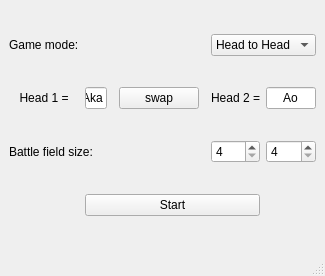
<?xml version="1.0" encoding="UTF-8"?>
<ui version="4.0">
 <class>MainWindow</class>
 <widget class="QMainWindow" name="MainWindow">
  <property name="geometry">
   <rect>
    <x>0</x>
    <y>0</y>
    <width>309</width>
    <height>276</height>
   </rect>
  </property>
  <property name="windowTitle">
   <string>Game Of 4</string>
  </property>
  <widget class="QWidget" name="centralwidget">
   <layout class="QGridLayout" name="gridLayout">
    <item row="0" column="0">
     <widget class="QLabel" name="label">
      <property name="text">
       <string>Game mode:</string>
      </property>
     </widget>
    </item>
    <item row="0" column="5" colspan="2">
     <widget class="QComboBox" name="comboBox">
      <item>
       <property name="text">
        <string>Head to Head</string>
       </property>
      </item>
      <item>
       <property name="text">
        <string>Human vs PC</string>
       </property>
      </item>
      <item>
       <property name="text">
        <string>PC vs PC</string>
       </property>
      </item>
     </widget>
    </item>
    <item row="2" column="0" colspan="2">
     <widget class="QLabel" name="label_2">
      <property name="text">
       <string>Battle field size:</string>
      </property>
     </widget>
    </item>
    <item row="2" column="5">
     <widget class="QSpinBox" name="fieldSizeX">
      <property name="minimum">
       <number>4</number>
      </property>
      <property name="maximum">
       <number>10</number>
      </property>
     </widget>
    </item>
    <item row="2" column="6">
     <widget class="QSpinBox" name="fieldSizeY">
      <property name="minimum">
       <number>4</number>
      </property>
      <property name="maximum">
       <number>10</number>
      </property>
     </widget>
    </item>
    <item row="3" column="1" colspan="5">
     <widget class="QPushButton" name="startButton">
      <property name="text">
       <string>Start</string>
      </property>
     </widget>
    </item>
    <item row="1" column="0">
     <widget class="QLabel" name="player1TypeL">
      <property name="text">
       <string>Head 1 =</string>
      </property>
      <property name="alignment">
       <set>Qt::AlignCenter</set>
      </property>
     </widget>
    </item>
    <item row="1" column="5">
     <widget class="QLabel" name="player2TypeL">
      <property name="text">
       <string>Head 2 =</string>
      </property>
      <property name="alignment">
       <set>Qt::AlignCenter</set>
      </property>
     </widget>
    </item>
    <item row="1" column="6">
     <widget class="QLineEdit" name="player2ColorLE">
      <property name="text">
       <string>Ao</string>
      </property>
      <property name="alignment">
       <set>Qt::AlignCenter</set>
      </property>
     </widget>
    </item>
    <item row="1" column="1">
     <widget class="QLineEdit" name="player1ColorLE">
      <property name="text">
       <string>Aka</string>
      </property>
      <property name="alignment">
       <set>Qt::AlignCenter</set>
      </property>
      <property name="readOnly">
       <bool>true</bool>
      </property>
     </widget>
    </item>
    <item row="1" column="3">
     <widget class="QPushButton" name="swapB">
      <property name="text">
       <string>swap</string>
      </property>
     </widget>
    </item>
    <item row="1" column="2">
     <spacer name="horizontalSpacer">
      <property name="orientation">
       <enum>Qt::Horizontal</enum>
      </property>
      <property name="sizeHint" stdset="0">
       <size>
        <width>40</width>
        <height>20</height>
       </size>
      </property>
     </spacer>
    </item>
    <item row="1" column="4">
     <spacer name="horizontalSpacer_2">
      <property name="orientation">
       <enum>Qt::Horizontal</enum>
      </property>
      <property name="sizeHint" stdset="0">
       <size>
        <width>40</width>
        <height>20</height>
       </size>
      </property>
     </spacer>
    </item>
   </layout>
  </widget>
  <widget class="QMenuBar" name="menubar">
   <property name="geometry">
    <rect>
     <x>0</x>
     <y>0</y>
     <width>309</width>
     <height>21</height>
    </rect>
   </property>
  </widget>
  <widget class="QStatusBar" name="statusbar"/>
 </widget>
 <resources/>
 <connections/>
</ui>
